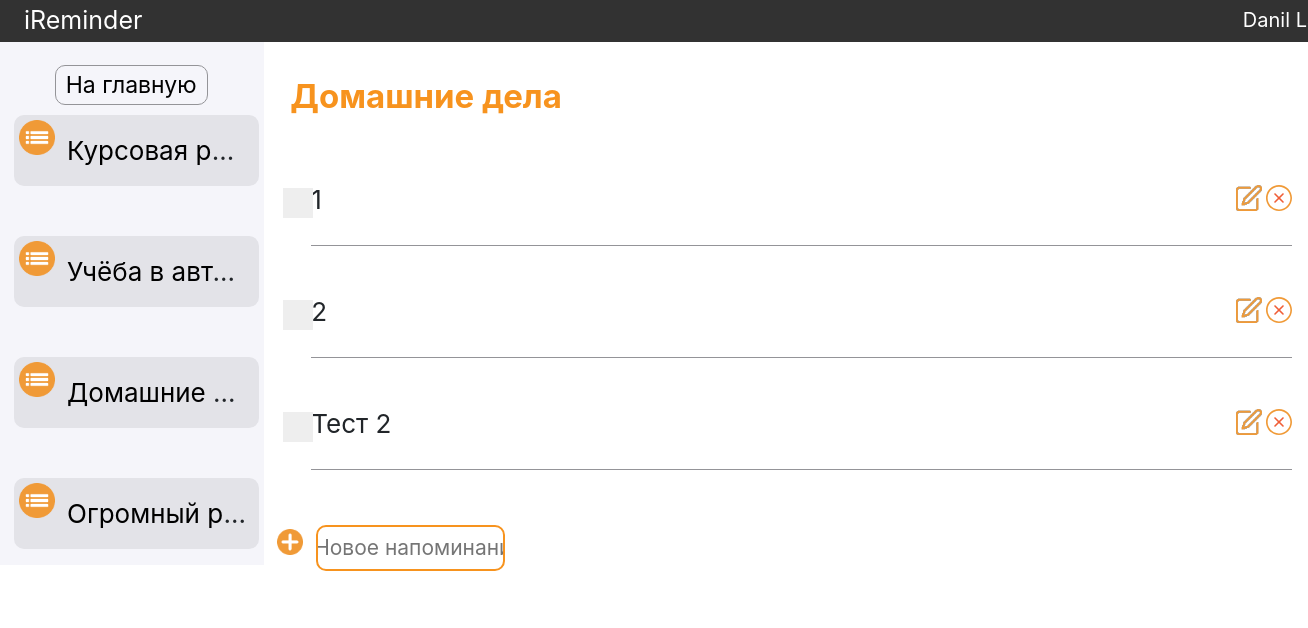
The page /main/3/ (signed in) on the database as committed earlier.
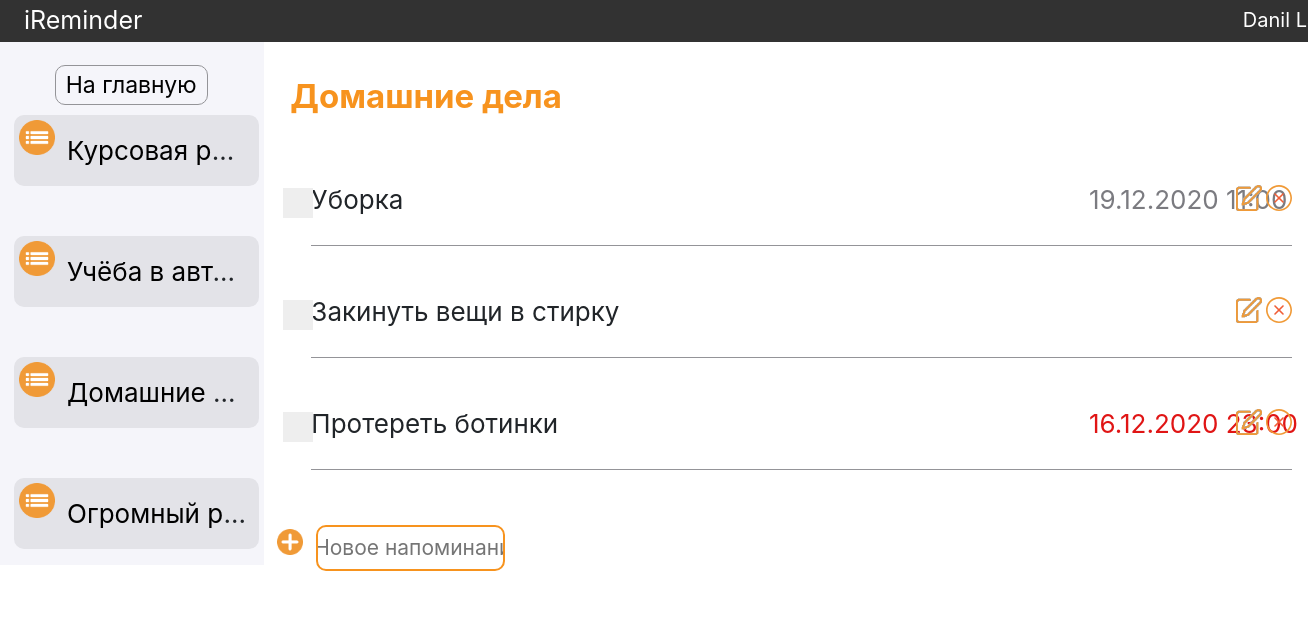
The same page on the database as committed later.
### reminders/models.py (models this page shows, shortened)
class Reminder_Category(models.Model):
    name = models.CharField(max_length=50)
    author = models.ForeignKey(User, on_delete=models.CASCADE)
    def __str__(self):
        return self.name

class Reminder(models.Model):
    name = models.CharField(max_length=50)
    completed = models.BooleanField()
    date_of_completion = models.DateTimeField(null=True)
    category = models.ForeignKey(Reminder_Category, on_delete=models.CASCADE)

### reminders/views.py (the view, shortened to what this page needs)
# urls.py: path('main/<int:category_id>/', RemindersView.as_view(), name='reminders'),
class RemindersView(View):
    def get(self, request, category_id):
        if not Reminder_Category.objects.filter(id=category_id):
            raise Http404
        if not get_categories(request):
            raise Http404
        context = {'title': 'События',
                   'category_id': category_id,
                   'user_fullname': get_header_name(request),
                   'header_list': Reminder_Category.objects.get(id=category_id),
                   'categories': get_categories(request),
                   'reminders': Reminder.objects.filter(category_id=category_id).exclude(completed=1),
                   'datetime_now': timezone.now(),
                   'categories_list': True,
                   'add_reminder': True,
                   }
        return render(request, 'reminders.html', context=context)

### reminders/templatetags/tags.py (called while the page is built)
@register.filter
def is_out_of_today(date_of_completion):
    if date_of_completion is None:
        return ""
    if date_of_completion < timezone.now():
        return 'out_of_today'

@register.filter
def is_completed(reminder_id):
    for rem in Reminder.objects.filter(id=reminder_id):
        if rem.completed == 1:
            dict_completed = {'checked': 'checked', 'value': '0'}
            return True
        else:
            dict_completed = {'value': '1'}
            return False

### reminders/views.py (called while the page is built)
def get_user_id(request):
    return User.objects.get(username=request.user.get_username())

def get_categories(request):
    return Reminder_Category.objects.filter(author_id=get_user_id(request))

def get_header_name(request):
    if request.user.get_full_name():
        return request.user.get_full_name()
    else:
        return request.user.username

### templates/reminders.html (shortened to what this page needs)
{% extends 'layout.html' %}
{% load tags %}
{% load static %}
{% block content %}
    <link href="{% static 'css/reminders.css' %}" rel="stylesheet" type="text/css"/>
    <div class="clearfix colelem" id="pu339">
        <div class="clearfix grpelem" id="sidebar">
        <a class="nonblock nontext rounded-corners clearfix colelem" id="u663-4" href="/">На главную</a>
            {% if categories_list %}
            <ul>
                {% for cat in categories %}
                <li class="category_list clearfix">
                    <div class="rounded-corners clearfix colelem" id="u279">
                        <div class="clip_frame grpelem" id="u575">
                            <img class="block" id="u575_img" src="{% static 'images/list.png' %}" alt="Значок"/>
                        </div>
                        <div class="clearfix grpelem" id="u282-4">
                            <a href="{% url 'reminders' cat.id %}">{{ cat.name }}</a>
                        </div>
                    </div>
                </li>
                {% endfor %}
            </ul>
            {% endif %}
        </div>
        <div class="clearfix grpelem" id="pu330-4">
            <div class="clearfix colelem" id="u330-4">
                <p>{{ header_list }}</p>
            </div>
             <div class="clearfix colelem" id="pu856">
                <ul class="categories">
                {% for rem in reminders %}
                <li class="reminder_list clearfix">
                    <form method="post" action="{% url 'complete_reminder' rem.category_id rem.id %}" class="reminder_checkbox clip_frame grpelem">
                        <label class="container">
                          <span class="checkmark"></span>
                        </label>
                    </form>
                    <div class="reminder_name clearfix grpelem">
                        <p>{{ rem.name }}</p>
                    </div>
                    <div class="reminder_datetime clearfix grpelem {{ rem.date_of_completion|is_out_of_today }}">
                        <p>{{ rem.date_of_completion|date:"d.m.Y H:i" }}</p>
                    </div>
                    <button class="clip_frame grpelem" id="edit_reminder_btn" >
                        <img class="svg" id="u878" src="{% static 'images/edit.png' %}" alt="Редактировать событие"/>
                    </button>
                    <form action="{% url 'delete_reminder' rem.category_id rem.id %}">
                        <button class="clip_frame grpelem" id="remove_reminder_btn">
                            <img class="svg" id="u878" src="{% static 'images/remove.svg' %}" alt="Удалить событие"/>
                        </button>
                    </form>
                    <div class="colelem" id="u836"></div>
                </li>
                {% endfor %}
                </ul>
             </div>
            {% if add_reminder %}
            <form method="post">
            <div class="clearfix colelem" id="Add_Reminder">
                <button type="submit" class="clip_frame grpelem" id="u450">
                    <img class="block" id="u450_img" src="{% static 'images/plus.png' %}" alt="Добавить событие"/>
                </button>
                <input class="nonblock nontext rounded-corners clearfix grpelem" id="u863-4" name="name" placeholder="Новое напоминание" required>
            </div>
            </form>
            {% endif %}
         </div>
    </div>
{% endblock %}

### templates/layout.html (shortened to what this page needs)
{% load static %}
<!DOCTYPE html>
<html lang="ru-RU">
<head>
    <link href="{% static 'css/site_global.css' %}" rel="stylesheet" type="text/css"/>
    <link href="{% static 'css/guest.css' %}" rel="stylesheet" type="text/css"/>
    <link href="{% static 'css/auth.css' %}" rel="stylesheet" type="text/css"/>
    <link href="{% static 'css/registration.css' %}" rel="stylesheet" type="text/css"/>
    <link href="{% static 'css/main.css' %}" rel="stylesheet" type="text/css"/>
    <link  rel="stylesheet"  href="http://maxcdn.bootstrapcdn.com/bootstrap/4.0.0/css/bootstrap.min.css"
>
</head>
<body>
    <div id="header">
        <a class="clearfix grpelem" href="/">iReminder</a>
        <a class="clearfix grpelem">{{ user_fullname }}</a>
    </div>
   {% block content %}
   {% endblock %}
</body>
</html>

### reminders/static/css/site_global.css (style rules this page uses)
html { min-height: 100%; min-width: 100%; -ms-text-size-adjust: none; }
body, div, dl, dt, dd, ul, ol, li, nav, h1, h2, h3, h4, h5, h6, pre, code, form, fieldset, legend, input, button, textarea, p, blockquote, th, td, a { margin: 0px; padding: 0px; border-width: 0px; border-style: solid; border-color: transparent; -webkit-transform-origin: left top; -ms-transform-origin: left top; -o-transform-origin: left top; transform-origin: left top; background-repeat: no-repeat; }
fieldset, img { border: 0px; border-style: solid; -webkit-transform-origin: left top; -ms-transform-origin: left top; -o-transform-origin: left top; transform-origin: left top; }
li { list-style: none; }
input, button, textarea, select, optgroup, option { font-family: inherit; font-size: inherit; font-style: inherit; font-weight: inherit; }
body { font-family: Arial, Helvetica Neue, Helvetica, sans-serif; text-align: left; font-size: 14px; line-height: 17px; word-wrap: break-word; text-rendering: optimizeLegibility; -moz-font-feature-settings: 'liga'; -ms-font-feature-settings: 'liga'; -webkit-font-feature-settings: 'liga'; font-feature-settings: 'liga'; }
a:link { color: #0000FF; text-decoration: underline; }
a.nontext { color: black; text-decoration: none; font-style: normal; font-weight: normal; }
.colelem { display: inline; float: left; clear: both; }
.clearfix:after { content: "\0020"; visibility: hidden; display: block; height: 0px; clear: both; }
.clip_frame { overflow: hidden; }
.svg { display: block; vertical-align: top; }
.MenuBar .SubMenuVisible, .MenuBarVertical .SubMenuVisible, .MenuBar .SubMenu .SubMenuVisible, .popup_element.Active, span.actAsPara, .actAsDiv, a.nonblock.nontext, img.block { display: block; }
.grpelem, .accordion_wrapper { display: inline; float: left; }
p, h1, h2, h3, h4, h5, h6, ol, ul, span.actAsPara { max-height: 1000000px; }
@media screen and (-webkit-min-device-pixel-ratio:0) { body { text-rendering: auto; } }

### reminders/static/css/guest.css (style rules this page uses)
html { z-index: 1; min-height: 925px; background-image: none; border-width: 0px; border-color: #000000; background-color: #F5F5FA; padding-bottom: 25px; width: 100%; max-width: 1920px; margin-left: auto; margin-right: auto; }
#header { z-index: 2; min-height: 42px; background-color: #323232; }
#header a { z-index: 3; min-height: 42px; background-color: transparent; font-size: 25px; line-height: 41px; color: #FFFFFF; text-indent: 24px; position: relative; width: auto; text-decoration: none; }
#header a:last-child { font-size: 20px; left: 82.3%; }

### reminders/static/css/auth.css (style rules this page uses)
html { z-index: 1; min-height: 466.70000000000005px; background-image: none; border-width: 0px; border-color: #000000; background-color: #F5F5FA; padding-bottom: 479.29999999999995px; width: 100%; max-width: 1920px; margin-left: auto; margin-right: auto; }

### reminders/static/css/registration.css (style rules this page uses)
body { position: relative; min-width: 320px; }

### reminders/static/css/main.css (style rules this page uses)
html { z-index: 1; min-height: 912.75px; background-image: none; border-width: 0px; border-color: #000000; background-color: #F5F5FA; padding-bottom: 37.25px; width: 100%; max-width: 1920px; margin-left: auto; margin-right: auto; }
#header { z-index: 2; min-height: 42px; background-color: #323232; }
#u450 { z-index: 21; background-color: transparent; position: relative; margin-right: -10000px; margin-top: 3px; width: 15%; }
#u450_img { width: 100%; }

Rows that differ between the two databases and show on the page:
removed Reminder: name "2"
removed Reminder: name "Тест 2"
changed Reminder: name "1" → "Уборка"; date_of_completion (not shown) → "19.12.2020 11:00"
added Reminder: name "Закинуть вещи в стирку"
added Reminder: name "Протереть ботинки", date_of_completion "16.12.2020 23:00"
